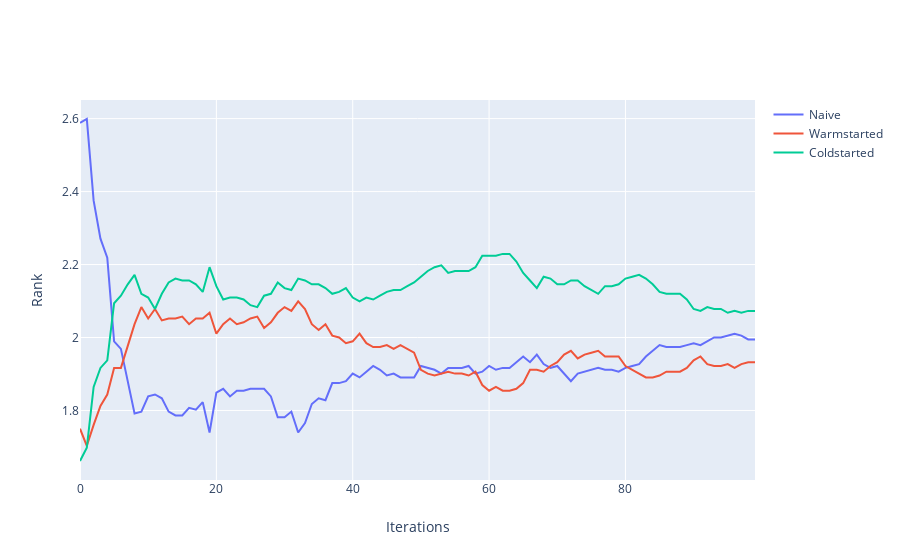

The notebook cell saved with this chart:
### Markdown cell above
# Badly tuned warmstart (Size)

### Code cell
from src.visualization.hopt_experiment_visualizers import visualize_avg_ranks
visualize_avg_ranks(hopt_exp_size)
